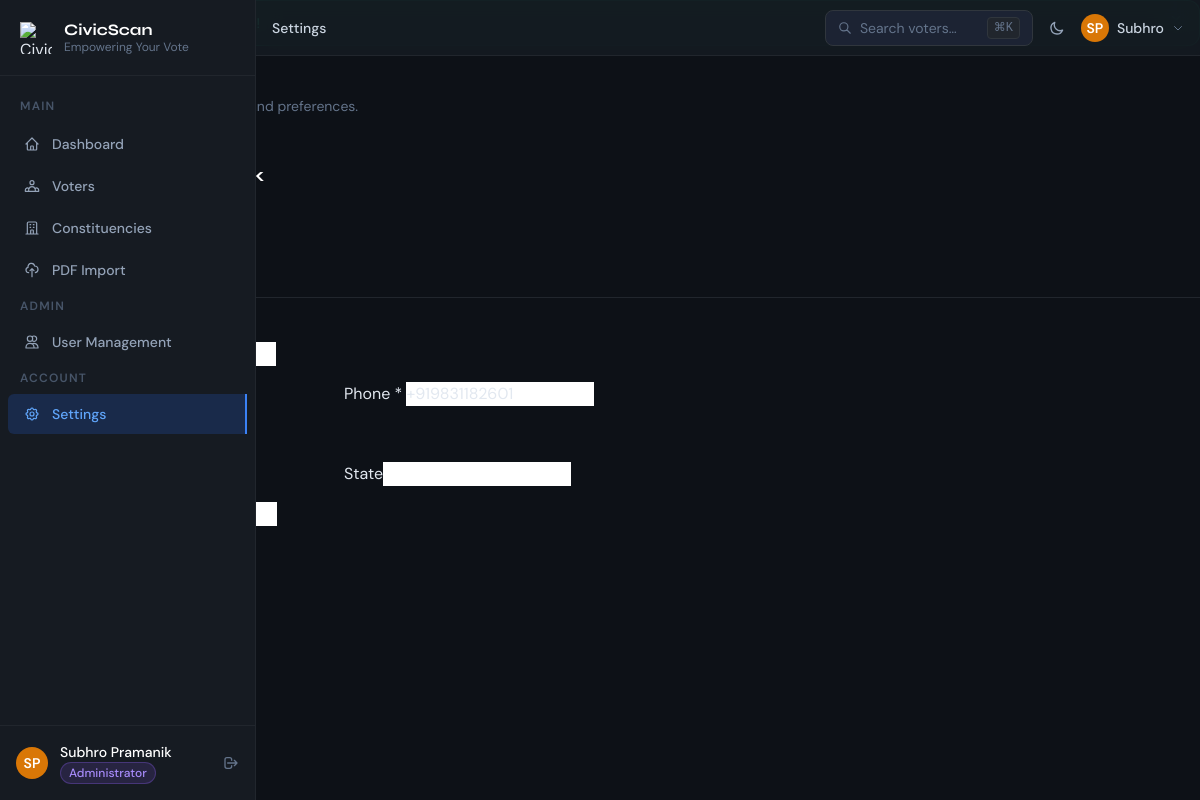
Page /modules/settings/index.php (signed in) on the committed database.
### tables this page shows
CREATE TABLE IF NOT EXISTS `users` (
  `id` BIGINT UNSIGNED NOT NULL AUTO_INCREMENT,
  `role` ENUM('administrator', 'moderator') NOT NULL,
  `name` VARCHAR(150) NOT NULL,
  `email` VARCHAR(191) NOT NULL,
  `phone` VARCHAR(20) NOT NULL,
  `password_hash` VARCHAR(255) NOT NULL,
  `profile_image_path` VARCHAR(255) NULL,
  `address_line_1` VARCHAR(255) NULL,
  `address_line_2` VARCHAR(255) NULL,
  `city` VARCHAR(100) NULL,
  `state` VARCHAR(100) NULL,
  `postal_code` VARCHAR(20) NULL,
  `theme_preference` ENUM('dark', 'light', 'system') NOT NULL DEFAULT 'dark',
  `status` ENUM('active', 'inactive') NOT NULL DEFAULT 'active',
  `email_verified_at` DATETIME NULL,
  `last_login_at` DATETIME NULL,
  `last_password_changed_at` DATETIME NULL,
  `created_by` BIGINT UNSIGNED NULL,
  `updated_by` BIGINT UNSIGNED NULL,
  `deleted_by` BIGINT UNSIGNED NULL,
  `created_at` DATETIME NOT NULL DEFAULT CURRENT_TIMESTAMP,
  `updated_at` DATETIME NOT NULL DEFAULT CURRENT_TIMESTAMP ON UPDATE CURRENT_TIMESTAMP,
  `deleted_at` DATETIME NULL,
  PRIMARY KEY (`id`),
  UNIQUE KEY `uq_users_email` (`email`),
  UNIQUE KEY `uq_users_phone` (`phone`),
  KEY `idx_users_role` (`role`),
  KEY `idx_users_status` (`status`),
  KEY `idx_users_name` (`name`),
  KEY `idx_users_created_by` (`created_by`),
  KEY `idx_users_updated_by` (`updated_by`),
  KEY `idx_users_deleted_by` (`deleted_by`),
  CONSTRAINT `fk_users_created_by` FOREIGN KEY (`created_by`) REFERENCES `users` (`id`) ON DELETE SET NULL ON UPDATE CASCADE,
  CONSTRAINT `fk_users_updated_by` FOREIGN KEY (`updated_by`) REFERENCES `users` (`id`) ON DELETE SET NULL ON UPDATE CASCADE,
  CONSTRAINT `fk_users_deleted_by` FOREIGN KEY (`deleted_by`) REFERENCES `users` (`id`) ON DELETE SET NULL ON UPDATE CASCADE
);

### includes/auth.php (called while the page is built, shortened)
<?php
function current_user(): ?array {
    return $_SESSION['auth_user'] ?? null;
}
function current_role(): string {
    return $_SESSION['auth_user']['role'] ?? '';
}
function is_admin(): bool {
    return current_role() === 'administrator';
}

### includes/db.php (called while the page is built, shortened)
<?php
class DB {
    private static ?PDO $instance = null;
    public static function conn(): PDO {
        if (self::$instance === null) {
            $dsn = sprintf(
                'mysql:host=%s;port=%s;dbname=%s;charset=%s',
                DB_HOST, DB_PORT, DB_NAME, DB_CHARSET
            );
            try {
                self::$instance = new PDO($dsn, DB_USER, DB_PASS, [
                    PDO::ATTR_ERRMODE            => PDO::ERRMODE_EXCEPTION,
                    PDO::ATTR_DEFAULT_FETCH_MODE => PDO::FETCH_ASSOC,
                    PDO::ATTR_EMULATE_PREPARES   => false,
                ]);
            } catch (PDOException $e) {
                http_response_code(500);
                die(json_encode(['error' => 'Database connection failed.']));
            }
        }
        return self::$instance;
    }
}
function db_query(string $sql, array $params = []): PDOStatement {
    $stmt = DB::conn()->prepare($sql);
    $stmt->execute($params);
    return $stmt;
}
function db_row(string $sql, array $params = []): ?array {
    $row = db_query($sql, $params)->fetch();
    return $row ?: null;
}

### modules/settings/index.php (the view, shortened to what this page needs)
<?php
require_once __DIR__ . '/../../includes/db.php';
require_once __DIR__ . '/../../includes/auth.php';
require_once __DIR__ . '/../../includes/functions.php';
$me          = current_user();
$userRecord  = db_row('SELECT * FROM users WHERE id = ?', [$me['id']]);
$breadcrumbs = [['label'=>'Settings']];
$errors      = [];
$activeTab   = 'profile';
?>
<?php include __DIR__ . '/../../includes/layout/head.php'; ?>
<div class="flex">
<?php include __DIR__ . '/../../includes/layout/sidebar.php'; ?>
<div class="page-main flex-1">
<?php include __DIR__ . '/../../includes/layout/topbar.php'; ?>
<main class="page-content">
<?php include __DIR__ . '/../../includes/layout/flash.php'; ?>
<div class="mb-6">
  <h1 class="font-display font-bold text-xl text-white">Settings</h1>
  <p class="text-slate-500 text-sm mt-0.5">Manage your account profile, security, and preferences.</p>
</div>
<div class="flex items-center gap-4 card p-5 mb-6">
  <?= avatar($userRecord, 'w-14 h-14') ?>
  <div>
    <div class="font-display font-bold text-white text-lg"><?= h($userRecord['name']) ?></div>
    <div class="flex items-center gap-2 mt-1">
      <?= role_badge($userRecord['role']) ?>
      <?= status_badge($userRecord['status']) ?>
    </div>
  </div>
</div>
<div class="flex border-b border-surface-600 mb-6 gap-1">
  <button onclick="showTab('profile')"  id="tab-profile"  class="tab-btn px-4 py-2 text-sm font-medium border-b-2 <?= $activeTab==='profile' ?'border-brand-500 text-brand-400':'border-transparent text-slate-500 hover:text-slate-300' ?> -mb-px transition-colors">Profile</button>
  <button onclick="showTab('password')" id="tab-password" class="tab-btn px-4 py-2 text-sm font-medium border-b-2 <?= $activeTab==='password'?'border-brand-500 text-brand-400':'border-transparent text-slate-500 hover:text-slate-300' ?> -mb-px transition-colors">Password</button>
  <button onclick="showTab('theme')"    id="tab-theme"    class="tab-btn px-4 py-2 text-sm font-medium border-b-2 <?= $activeTab==='theme'   ?'border-brand-500 text-brand-400':'border-transparent text-slate-500 hover:text-slate-300' ?> -mb-px transition-colors">Theme</button>
</div>
<div id="pane-profile" class="<?= $activeTab!=='profile'?'hidden':'' ?>">
<form method="POST" class="max-w-2xl">
  <div class="card mb-5">
    <div class="card-header"><h2 class="font-display font-semibold text-white text-sm">Profile Information</h2></div>
    <div class="card-body grid sm:grid-cols-2 gap-4">
      <div class="form-group sm:col-span-2">
        <label class="form-label">Full Name <span class="req">*</span></label>
      </div>
      <div class="form-group">
        <label class="form-label">Email <span class="req">*</span></label>
      </div>
      <div class="form-group">
        <label class="form-label">Phone <span class="req">*</span></label>
        <input type="tel" name="phone" value="<?= h($userRecord['phone']) ?>" class="form-input <?= isset($errors['phone'])?'error':'' ?>">
      </div>
      <div class="form-group sm:col-span-2">
        <label class="form-label">Address</label>
      </div>
      <div class="form-group"><label class="form-label">City</label><input type="text" name="city" value="<?= h($userRecord['city']) ?>" class="form-input"></div>
      <div class="form-group"><label class="form-label">State</label><input type="text" name="state" value="<?= h($userRecord['state']) ?>" class="form-input"></div>
      <div class="form-group"><label class="form-label">Postal Code</label><input type="text" name="postal_code" value="<?= h($userRecord['postal_code']) ?>" class="form-input"></div>
    </div>
  </div>
  <div class="flex gap-3"><button type="submit" class="btn btn-primary">Save Profile</button></div>
</form>
</div>
</main></div></div>
</body></html>

### includes/layout/sidebar.php (shortened to what this page needs)
<?php
$user    = current_user();
$curPath = parse_url($_SERVER['REQUEST_URI'], PHP_URL_PATH);
function nav_link(string $href, string $icon, string $label, string $curPath): string {
    $active = str_contains($curPath, $href);
    $cls    = $active
        ? 'bg-brand-600/20 text-brand-400 border-r-2 border-brand-500'
        : 'text-slate-400 hover:bg-surface-700 hover:text-slate-200';
    return "<a href=\"" . APP_URL . "/{$href}\" class=\"flex items-center gap-3 px-4 py-2.5 text-sm font-medium transition-all {$cls} rounded-l-md\">{$icon}<span>{$label}</span></a>";
}
?>
<aside id="sidebar" class="fixed top-0 left-0 h-full w-64 bg-surface-800 border-r border-surface-600 flex flex-col z-30 transition-transform duration-300 lg:translate-x-0 -translate-x-full">
  <div class="flex items-center gap-3 px-5 py-5 border-b border-surface-600">
    <img src="<?= APP_URL ?>/assets/images/logo-icon.svg" alt="CivicScan" class="w-8 h-8">
    <div>
      <div class="font-display font-bold text-white text-base leading-tight">CivicScan</div>
      <div class="text-xs text-slate-500 leading-tight">Empowering Your Vote</div>
    </div>
  </div>
  <nav class="flex-1 overflow-y-auto py-4 space-y-0.5 px-2">
    <div class="px-3 py-1.5 text-xs font-semibold text-slate-600 uppercase tracking-widest mb-1">Main</div>
    <?= nav_link('dashboard', '<svg class="w-4 h-4 flex-shrink-0" fill="none" stroke="currentColor" viewBox="0 0 24 24"><path stroke-linecap="round" stroke-linejoin="round" stroke-width="1.8" d="M3 12l2-2m0 0l7-7 7 7M5 10v10a1 1 0 001 1h3m10-11l2 2m-2-2v10a1 1 0 01-1 1h-3m-6 0a1 1 0 001-1v-4a1 1 0 011-1h2a1 1 0 011 1v4a1 1 0 001 1m-6 0h6"/></svg>', 'Dashboard', $curPath) ?>
    <?= nav_link('modules/voters', '<svg class="w-4 h-4 flex-shrink-0" fill="none" stroke="currentColor" viewBox="0 0 24 24"><path stroke-linecap="round" stroke-linejoin="round" stroke-width="1.8" d="M17 20h5v-2a3 3 0 00-5.356-1.857M17 20H7m10 0v-2c0-.656-.126-1.283-.356-1.857M7 20H2v-2a3 3 0 015.356-1.857M7 20v-2c0-.656.126-1.283.356-1.857m0 0a5.002 5.002 0 019.288 0M15 7a3 3 0 11-6 0 3 3 0 016 0z"/></svg>', 'Voters', $curPath) ?>
    <?= nav_link('modules/constituencies', '<svg class="w-4 h-4 flex-shrink-0" fill="none" stroke="currentColor" viewBox="0 0 24 24"><path stroke-linecap="round" stroke-linejoin="round" stroke-width="1.8" d="M19 21V5a2 2 0 00-2-2H7a2 2 0 00-2 2v16m14 0h2m-2 0h-5m-9 0H3m2 0h5M9 7h1m-1 4h1m4-4h1m-1 4h1m-5 10v-5a1 1 0 011-1h2a1 1 0 011 1v5m-4 0h4"/></svg>', 'Constituencies', $curPath) ?>
    <?= nav_link('modules/import', '<svg class="w-4 h-4 flex-shrink-0" fill="none" stroke="currentColor" viewBox="0 0 24 24"><path stroke-linecap="round" stroke-linejoin="round" stroke-width="1.8" d="M7 16a4 4 0 01-.88-7.903A5 5 0 1115.9 6L16 6a5 5 0 011 9.9M15 13l-3-3m0 0l-3 3m3-3v12"/></svg>', 'PDF Import', $curPath) ?>
    <?php if (is_admin()): ?>
    <div class="px-3 py-1.5 mt-4 text-xs font-semibold text-slate-600 uppercase tracking-widest mb-1">Admin</div>
    <?= nav_link('modules/users', '<svg class="w-4 h-4 flex-shrink-0" fill="none" stroke="currentColor" viewBox="0 0 24 24"><path stroke-linecap="round" stroke-linejoin="round" stroke-width="1.8" d="M12 4.354a4 4 0 110 5.292M15 21H3v-1a6 6 0 0112 0v1zm0 0h6v-1a6 6 0 00-9-5.197M13 7a4 4 0 11-8 0 4 4 0 018 0z"/></svg>', 'User Management', $curPath) ?>
    <?php endif; ?>
    <div class="px-3 py-1.5 mt-4 text-xs font-semibold text-slate-600 uppercase tracking-widest mb-1">Account</div>
    <?= nav_link('modules/settings', '<svg class="w-4 h-4 flex-shrink-0" fill="none" stroke="currentColor" viewBox="0 0 24 24"><path stroke-linecap="round" stroke-linejoin="round" stroke-width="1.8" d="M10.325 4.317c.426-1.756 2.924-1.756 3.35 0a1.724 1.724 0 002.573 1.066c1.543-.94 3.31.826 2.37 2.37a1.724 1.724 0 001.065 2.572c1.756.426 1.756 2.924 0 3.35a1.724 1.724 0 00-1.066 2.573c.94 1.543-.826 3.31-2.37 2.37a1.724 1.724 0 00-2.572 1.065c-.426 1.756-2.924 1.756-3.35 0a1.724 1.724 0 00-2.573-1.066c-1.543.94-3.31-.826-2.37-2.37a1.724 1.724 0 00-1.065-2.572c-1.756-.426-1.756-2.924 0-3.35a1.724 1.724 0 001.066-2.573c-.94-1.543.826-3.31 2.37-2.37.996.608 2.296.07 2.572-1.065z"/><circle cx="12" cy="12" r="3" stroke-linecap="round" stroke-linejoin="round" stroke-width="1.8"/></svg>', 'Settings', $curPath) ?>
  </nav>
  <div class="border-t border-surface-600 p-4">
    <div class="flex items-center gap-3">
      <?= avatar($user, 'w-8 h-8 flex-shrink-0') ?>
      <div class="min-w-0 flex-1">
        <div class="text-sm font-medium text-white truncate"><?= h($user['name']) ?></div>
        <div class="text-xs text-slate-500 truncate"><?= role_badge($user['role']) ?></div>
      </div>
      <a href="<?= APP_URL ?>/modules/auth/logout" title="Logout" class="text-slate-500 hover:text-red-400 transition-colors ml-auto">
        <svg class="w-4 h-4" fill="none" stroke="currentColor" viewBox="0 0 24 24"><path stroke-linecap="round" stroke-linejoin="round" stroke-width="2" d="M17 16l4-4m0 0l-4-4m4 4H7m6 4v1a3 3 0 01-3 3H6a3 3 0 01-3-3V7a3 3 0 013-3h4a3 3 0 013 3v1"/></svg>
      </a>
    </div>
  </div>
</aside>

### includes/functions.php (shortened to what this page needs)
<?php
function h(mixed $v): string {
    return htmlspecialchars((string)$v, ENT_QUOTES | ENT_SUBSTITUTE, 'UTF-8');
}
function initials(string $name): string {
    $parts = array_filter(explode(' ', $name));
    $i = '';
    foreach (array_slice($parts, 0, 2) as $p) {
        $i .= mb_strtoupper(mb_substr($p, 0, 1));
    }
    return $i;
}
function status_badge(string $status): string {
    $map = [
        'active'               => 'bg-emerald-500/15 text-emerald-400 border border-emerald-500/30',
        'inactive'             => 'bg-slate-500/15 text-slate-400 border border-slate-500/30',
        'queued'               => 'bg-amber-500/15 text-amber-400 border border-amber-500/30',
        'processing'           => 'bg-blue-500/15 text-blue-400 border border-blue-500/30',
        'completed'            => 'bg-emerald-500/15 text-emerald-400 border border-emerald-500/30',
        'completed_with_errors'=> 'bg-orange-500/15 text-orange-400 border border-orange-500/30',
        'failed'               => 'bg-red-500/15 text-red-400 border border-red-500/30',
    ];
    $cls = $map[$status] ?? 'bg-slate-500/15 text-slate-400';
    return "<span class=\"inline-flex items-center px-2 py-0.5 rounded-full text-xs font-medium {$cls}\">" . h(ucfirst(str_replace('_', ' ', $status))) . "</span>";
}
function role_badge(string $role): string {
    $cls = $role === 'administrator'
        ? 'bg-violet-500/15 text-violet-400 border border-violet-500/30'
        : 'bg-sky-500/15 text-sky-400 border border-sky-500/30';
    return "<span class=\"inline-flex items-center px-2 py-0.5 rounded-full text-xs font-medium {$cls}\">" . h(ucfirst($role)) . "</span>";
}
function avatar(array $user, string $size = 'w-9 h-9'): string {
    $bg = ['bg-blue-600','bg-violet-600','bg-emerald-600','bg-rose-600','bg-amber-600'];
    $c  = $bg[crc32($user['name']) % count($bg)];
    return "<div class=\"{$size} {$c} rounded-full flex items-center justify-center text-white font-semibold text-sm\">" . h(initials($user['name'])) . "</div>";
}

### includes/layout/topbar.php (shortened to what this page needs)
<?php
$user = current_user();
?>
<header class="fixed top-0 left-0 right-0 lg:left-64 h-14 bg-surface-800/80 backdrop-blur-md border-b border-surface-600 z-20 flex items-center px-4 gap-4">
  <div class="flex-1 min-w-0">
    <?php if (!empty($breadcrumbs)): ?>
    <nav class="flex items-center gap-1.5 text-sm text-slate-500">
      <?php foreach ($breadcrumbs as $i => $crumb): ?>
        <?php if (isset($crumb['url']) && $i < count($breadcrumbs) - 1): ?>
          <a href="<?= h($crumb['url']) ?>" class="hover:text-slate-300 transition-colors"><?= h($crumb['label']) ?></a>
        <?php else: ?>
          <span class="text-slate-300 font-medium"><?= h($crumb['label']) ?></span>
        <?php endif; ?>
      <?php endforeach; ?>
    </nav>
    <?php else: ?>
    <span class="text-slate-300 font-medium text-sm"><?= h($pageTitle ?? APP_NAME) ?></span>
    <?php endif; ?>
  </div>
  <div class="hidden md:flex items-center">
    <a href="<?= APP_URL ?>/modules/voters/search" class="flex items-center gap-2 px-3 py-1.5 bg-surface-700 border border-surface-500 rounded-lg text-sm text-slate-500 hover:text-slate-300 hover:border-brand-500/50 transition-all w-52">
      <svg class="w-3.5 h-3.5" fill="none" stroke="currentColor" viewBox="0 0 24 24"><path stroke-linecap="round" stroke-linejoin="round" stroke-width="2" d="M21 21l-6-6m2-5a7 7 0 11-14 0 7 7 0 0114 0z"/></svg>
      <span>Search voters…</span>
      <kbd class="ml-auto text-xs bg-surface-600 px-1.5 py-0.5 rounded border border-surface-500">⌘K</kbd>
    </a>
  </div>
  <button id="theme-toggle" onclick="toggleTheme()" title="Toggle theme" class="text-slate-400 hover:text-slate-200 transition-colors">
    <svg id="theme-moon" class="w-4 h-4" fill="none" stroke="currentColor" viewBox="0 0 24 24"><path stroke-linecap="round" stroke-linejoin="round" stroke-width="2" d="M20.354 15.354A9 9 0 018.646 3.646 9.003 9.003 0 0012 21a9.003 9.003 0 008.354-5.646z"/></svg>
  </button>
  <div class="relative" x-data="{ open: false }">
    <button onclick="toggleUserMenu()" class="flex items-center gap-2 hover:opacity-80 transition-opacity">
      <?= avatar($user, 'w-7 h-7') ?>
      <span class="hidden sm:block text-sm text-slate-300 font-medium"><?= h(explode(' ', $user['name'])[0]) ?></span>
      <svg class="w-3 h-3 text-slate-500" fill="none" stroke="currentColor" viewBox="0 0 24 24"><path stroke-linecap="round" stroke-linejoin="round" stroke-width="2" d="M19 9l-7 7-7-7"/></svg>
    </button>
  </div>
</header>

### rows in the picture
users: name "SP SP", name "Subhro Pramanik", role "Administrator", name "Subhro", phone "+919831182601"

### other values in the picture
$label "Dashboard Voters Constituencies PDF Import User Management Settings"
$crumb['label'] "Settings"
